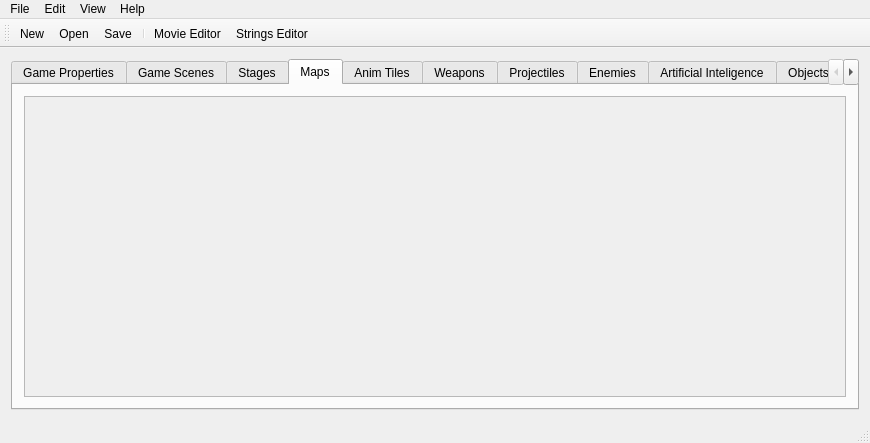
<?xml version="1.0" encoding="UTF-8"?>
<ui version="4.0">
 <class>MainWindow</class>
 <widget class="QMainWindow" name="MainWindow">
  <property name="geometry">
   <rect>
    <x>0</x>
    <y>0</y>
    <width>870</width>
    <height>443</height>
   </rect>
  </property>
  <property name="sizePolicy">
   <sizepolicy hsizetype="Expanding" vsizetype="Expanding">
    <horstretch>0</horstretch>
    <verstretch>0</verstretch>
   </sizepolicy>
  </property>
  <property name="maximumSize">
   <size>
    <width>16777215</width>
    <height>16777215</height>
   </size>
  </property>
  <property name="windowTitle">
   <string>Movie Editor</string>
  </property>
  <widget class="QWidget" name="centralWidget">
   <property name="sizePolicy">
    <sizepolicy hsizetype="Maximum" vsizetype="Maximum">
     <horstretch>0</horstretch>
     <verstretch>0</verstretch>
    </sizepolicy>
   </property>
   <layout class="QGridLayout" name="gridLayout">
    <item row="0" column="0">
     <widget class="QTabWidget" name="tabWidget">
      <property name="sizePolicy">
       <sizepolicy hsizetype="Expanding" vsizetype="Expanding">
        <horstretch>0</horstretch>
        <verstretch>0</verstretch>
       </sizepolicy>
      </property>
      <property name="currentIndex">
       <number>3</number>
      </property>
      <widget class="QWidget" name="game_tab">
       <attribute name="title">
        <string>Game Properties</string>
       </attribute>
       <layout class="QGridLayout" name="gridLayout_16">
        <item row="0" column="0">
         <widget class="QScrollArea" name="gamePropertiesScrollarea">
          <property name="widgetResizable">
           <bool>true</bool>
          </property>
          <widget class="QWidget" name="GamePropertiesScrollareaContents">
           <property name="geometry">
            <rect>
             <x>0</x>
             <y>0</y>
             <width>828</width>
             <height>276</height>
            </rect>
           </property>
          </widget>
         </widget>
        </item>
       </layout>
      </widget>
      <widget class="QWidget" name="tab">
       <attribute name="title">
        <string>Game Scenes</string>
       </attribute>
       <layout class="QGridLayout" name="gridLayout_3">
        <item row="0" column="0">
         <widget class="QScrollArea" name="gameScenes_scrollArea">
          <property name="widgetResizable">
           <bool>true</bool>
          </property>
          <widget class="QWidget" name="scrollAreaWidgetContents_8">
           <property name="geometry">
            <rect>
             <x>0</x>
             <y>0</y>
             <width>828</width>
             <height>276</height>
            </rect>
           </property>
          </widget>
         </widget>
        </item>
       </layout>
      </widget>
      <widget class="QWidget" name="stage_tab">
       <attribute name="title">
        <string>Stages</string>
       </attribute>
       <layout class="QGridLayout" name="gridLayout_5">
        <item row="0" column="0">
         <widget class="QScrollArea" name="StagesScrollarea">
          <property name="widgetResizable">
           <bool>true</bool>
          </property>
          <widget class="QWidget" name="scrollAreaWidgetContents">
           <property name="geometry">
            <rect>
             <x>0</x>
             <y>0</y>
             <width>828</width>
             <height>276</height>
            </rect>
           </property>
          </widget>
         </widget>
        </item>
       </layout>
      </widget>
      <widget class="QWidget" name="maps_tab">
       <attribute name="title">
        <string>Maps</string>
       </attribute>
       <layout class="QGridLayout" name="gridLayout_17">
        <item row="0" column="0">
         <widget class="QScrollArea" name="MapScrollArea">
          <property name="widgetResizable">
           <bool>true</bool>
          </property>
          <widget class="QWidget" name="scrollAreaWidgetContents_2">
           <property name="geometry">
            <rect>
             <x>0</x>
             <y>0</y>
             <width>828</width>
             <height>276</height>
            </rect>
           </property>
          </widget>
         </widget>
        </item>
       </layout>
      </widget>
      <widget class="QWidget" name="anim_blocks_tab">
       <attribute name="title">
        <string>Anim Tiles</string>
       </attribute>
       <layout class="QGridLayout" name="gridLayout_4">
        <item row="0" column="0">
         <widget class="QScrollArea" name="anim_tab_scrollArea">
          <property name="widgetResizable">
           <bool>true</bool>
          </property>
          <widget class="QWidget" name="scrollAnimContents">
           <property name="geometry">
            <rect>
             <x>0</x>
             <y>0</y>
             <width>828</width>
             <height>276</height>
            </rect>
           </property>
          </widget>
         </widget>
        </item>
       </layout>
      </widget>
      <widget class="QWidget" name="weapon_edit_tab">
       <attribute name="title">
        <string>Weapons</string>
       </attribute>
       <layout class="QHBoxLayout" name="horizontalLayout_8">
        <item>
         <widget class="QScrollArea" name="WeaponScrollArea">
          <property name="widgetResizable">
           <bool>true</bool>
          </property>
          <widget class="QWidget" name="scrollAreaWidgetContents_3">
           <property name="geometry">
            <rect>
             <x>0</x>
             <y>0</y>
             <width>828</width>
             <height>276</height>
            </rect>
           </property>
          </widget>
         </widget>
        </item>
       </layout>
      </widget>
      <widget class="QWidget" name="tab_projectiles">
       <attribute name="title">
        <string>Projectiles</string>
       </attribute>
       <layout class="QVBoxLayout" name="verticalLayout_2">
        <item>
         <widget class="QScrollArea" name="ProjectileScrollArea">
          <property name="widgetResizable">
           <bool>true</bool>
          </property>
          <widget class="QWidget" name="scrollAreaWidgetContents_4">
           <property name="geometry">
            <rect>
             <x>0</x>
             <y>0</y>
             <width>828</width>
             <height>276</height>
            </rect>
           </property>
          </widget>
         </widget>
        </item>
       </layout>
      </widget>
      <widget class="QWidget" name="npc_tab">
       <attribute name="title">
        <string>Enemies</string>
       </attribute>
       <layout class="QGridLayout" name="gridLayout_11">
        <item row="0" column="0">
         <widget class="QScrollArea" name="NPCScrollArea">
          <property name="widgetResizable">
           <bool>true</bool>
          </property>
          <widget class="QWidget" name="scrollAreaWidgetContents_5">
           <property name="geometry">
            <rect>
             <x>0</x>
             <y>0</y>
             <width>828</width>
             <height>276</height>
            </rect>
           </property>
          </widget>
         </widget>
        </item>
       </layout>
      </widget>
      <widget class="QWidget" name="ai_tab">
       <attribute name="title">
        <string>Artificial Inteligence</string>
       </attribute>
       <layout class="QGridLayout" name="gridLayout_12">
        <item row="0" column="0">
         <widget class="QScrollArea" name="AIScrollArea">
          <property name="widgetResizable">
           <bool>true</bool>
          </property>
          <widget class="QWidget" name="scrollAreaWidgetContents_6">
           <property name="geometry">
            <rect>
             <x>0</x>
             <y>0</y>
             <width>828</width>
             <height>276</height>
            </rect>
           </property>
          </widget>
         </widget>
        </item>
       </layout>
      </widget>
      <widget class="QWidget" name="object_tab">
       <attribute name="title">
        <string>Objects</string>
       </attribute>
       <layout class="QGridLayout" name="gridLayout_14">
        <item row="0" column="0">
         <widget class="QScrollArea" name="ObjectScrollArea">
          <property name="widgetResizable">
           <bool>true</bool>
          </property>
          <widget class="QWidget" name="scrollAreaWidgetContents_7">
           <property name="geometry">
            <rect>
             <x>0</x>
             <y>0</y>
             <width>828</width>
             <height>276</height>
            </rect>
           </property>
          </widget>
         </widget>
        </item>
       </layout>
      </widget>
      <widget class="QWidget" name="player_tab">
       <attribute name="title">
        <string>Player Edit</string>
       </attribute>
       <layout class="QGridLayout" name="gridLayout_18">
        <item row="0" column="0">
         <widget class="QScrollArea" name="PlayerScrollArea">
          <property name="widgetResizable">
           <bool>true</bool>
          </property>
          <widget class="QWidget" name="scrollAreaWidgetContents_9">
           <property name="geometry">
            <rect>
             <x>0</x>
             <y>0</y>
             <width>828</width>
             <height>276</height>
            </rect>
           </property>
          </widget>
         </widget>
        </item>
       </layout>
      </widget>
      <widget class="QWidget" name="armor_tab">
       <attribute name="title">
        <string>Armor Pieces</string>
       </attribute>
       <layout class="QGridLayout" name="gridLayout_2">
        <item row="0" column="0">
         <widget class="QScrollArea" name="armorScrollArea">
          <property name="widgetResizable">
           <bool>true</bool>
          </property>
          <widget class="QWidget" name="scrollAreaWidgetContents_10">
           <property name="geometry">
            <rect>
             <x>0</x>
             <y>0</y>
             <width>828</width>
             <height>276</height>
            </rect>
           </property>
          </widget>
         </widget>
        </item>
       </layout>
      </widget>
     </widget>
    </item>
   </layout>
  </widget>
  <widget class="QToolBar" name="mainToolBar">
   <attribute name="toolBarArea">
    <enum>TopToolBarArea</enum>
   </attribute>
   <attribute name="toolBarBreak">
    <bool>false</bool>
   </attribute>
   <addaction name="actionNew"/>
   <addaction name="actionOpen"/>
   <addaction name="actionSave"/>
   <addaction name="separator"/>
   <addaction name="actionMovie_Editor"/>
   <addaction name="actionStrings_Editor"/>
  </widget>
  <widget class="QStatusBar" name="statusBar"/>
  <widget class="QMenuBar" name="menuBar">
   <property name="geometry">
    <rect>
     <x>0</x>
     <y>0</y>
     <width>870</width>
     <height>27</height>
    </rect>
   </property>
   <widget class="QMenu" name="menuFILE">
    <property name="title">
     <string>File</string>
    </property>
    <addaction name="actionNew"/>
    <addaction name="actionOpen"/>
    <addaction name="actionSave"/>
    <addaction name="actionRun_Stage_2"/>
    <addaction name="actionSwap_Maps"/>
    <addaction name="actionReset_Stage_Links"/>
    <addaction name="actionReset_Map"/>
    <addaction name="separator"/>
    <addaction name="actionScenes_Editor"/>
    <addaction name="actionImage_Browser"/>
    <addaction name="separator"/>
    <addaction name="actionQuit"/>
   </widget>
   <widget class="QMenu" name="menuHelp">
    <property name="title">
     <string>Help</string>
    </property>
    <addaction name="actionAbout"/>
   </widget>
   <widget class="QMenu" name="menuEdit">
    <property name="title">
     <string>Edit</string>
    </property>
    <addaction name="actionCopy"/>
    <addaction name="actionPaste"/>
    <addaction name="separator"/>
    <addaction name="actionShift_Down"/>
    <addaction name="actionShift_Up"/>
   </widget>
   <widget class="QMenu" name="menuView">
    <property name="title">
     <string>View</string>
    </property>
    <widget class="QMenu" name="menuZoom">
     <property name="title">
      <string>Zoom</string>
     </property>
     <addaction name="actionZoomOne"/>
     <addaction name="actionZoomTwo"/>
     <addaction name="actionZoomThree"/>
    </widget>
    <widget class="QMenu" name="menuTheme">
     <property name="title">
      <string>Theme</string>
     </property>
     <addaction name="actionDark"/>
     <addaction name="actionDefault"/>
    </widget>
    <addaction name="menuZoom"/>
    <addaction name="actionGRID"/>
    <addaction name="actionObjects"/>
    <addaction name="actionNPCs"/>
    <addaction name="actionTeleporters"/>
    <addaction name="actionShowTileset"/>
    <addaction name="actionShow_Rects"/>
    <addaction name="menuTheme"/>
   </widget>
   <addaction name="menuFILE"/>
   <addaction name="menuEdit"/>
   <addaction name="menuView"/>
   <addaction name="menuHelp"/>
  </widget>
  <action name="actionAbout">
   <property name="text">
    <string>About</string>
   </property>
  </action>
  <action name="actionCopy">
   <property name="text">
    <string>Copy</string>
   </property>
   <property name="shortcut">
    <string>Ctrl+V</string>
   </property>
  </action>
  <action name="actionPaste">
   <property name="text">
    <string>Paste</string>
   </property>
   <property name="shortcut">
    <string>Ctrl+V</string>
   </property>
  </action>
  <action name="actionNew">
   <property name="enabled">
    <bool>true</bool>
   </property>
   <property name="icon">
    <iconset>
     <normalon>:/toolbar_icons/New</normalon>
    </iconset>
   </property>
   <property name="text">
    <string>New</string>
   </property>
   <property name="toolTip">
    <string>New Game</string>
   </property>
   <property name="shortcut">
    <string>Ctrl+N</string>
   </property>
  </action>
  <action name="actionOpen">
   <property name="enabled">
    <bool>true</bool>
   </property>
   <property name="icon">
    <iconset resource="resources/icons/icons.qrc">
     <normaloff>:/toolbar_icons/Open</normaloff>
     <normalon>:/toolbar_icons/Save</normalon>:/toolbar_icons/Open</iconset>
   </property>
   <property name="text">
    <string>Open</string>
   </property>
   <property name="shortcut">
    <string>Ctrl+O</string>
   </property>
  </action>
  <action name="actionQuit">
   <property name="text">
    <string>Quit</string>
   </property>
   <property name="shortcut">
    <string>Ctrl+Q</string>
   </property>
  </action>
  <action name="actionSave">
   <property name="icon">
    <iconset resource="resources/icons/icons.qrc">
     <normaloff>:/toolbar_icons/Save</normaloff>:/toolbar_icons/Save</iconset>
   </property>
   <property name="text">
    <string>Save</string>
   </property>
   <property name="shortcut">
    <string>Ctrl+S</string>
   </property>
  </action>
  <action name="actionAdd">
   <property name="icon">
    <iconset resource="resources/icons/icons.qrc">
     <normaloff>:/toolbar_icons/list-add.png</normaloff>:/toolbar_icons/list-add.png</iconset>
   </property>
   <property name="text">
    <string>Add</string>
   </property>
  </action>
  <action name="actionLayer_Level">
   <property name="icon">
    <iconset resource="resources/icons/icons.qrc">
     <normaloff>:/toolbar_icons/format-list-ordered.png</normaloff>:/toolbar_icons/format-list-ordered.png</iconset>
   </property>
   <property name="text">
    <string>Layer Level</string>
   </property>
   <property name="toolTip">
    <string>Layer Level</string>
   </property>
  </action>
  <action name="actionReset_Map">
   <property name="icon">
    <iconset resource="resources/icons/icons.qrc">
     <normaloff>:/toolbar_icons/archive-remove.png</normaloff>:/toolbar_icons/archive-remove.png</iconset>
   </property>
   <property name="text">
    <string>Reset Map</string>
   </property>
   <property name="toolTip">
    <string>Clear all map tiles</string>
   </property>
  </action>
  <action name="actionSwap_Maps">
   <property name="text">
    <string>Swap Stages</string>
   </property>
  </action>
  <action name="actionScenes_Editor">
   <property name="text">
    <string>Movie Editor</string>
   </property>
  </action>
  <action name="actionShift_Down">
   <property name="text">
    <string>Shift Down</string>
   </property>
  </action>
  <action name="actionShift_Up">
   <property name="text">
    <string>Shift Up</string>
   </property>
  </action>
  <action name="actionObjects">
   <property name="checkable">
    <bool>true</bool>
   </property>
   <property name="checked">
    <bool>true</bool>
   </property>
   <property name="text">
    <string>Objects</string>
   </property>
  </action>
  <action name="actionNPCs">
   <property name="checkable">
    <bool>true</bool>
   </property>
   <property name="checked">
    <bool>true</bool>
   </property>
   <property name="text">
    <string>Enemies</string>
   </property>
  </action>
  <action name="actionTeleporters">
   <property name="checkable">
    <bool>true</bool>
   </property>
   <property name="checked">
    <bool>true</bool>
   </property>
   <property name="text">
    <string>Teleporters</string>
   </property>
  </action>
  <action name="actionImage_Browser">
   <property name="text">
    <string>Image Browser</string>
   </property>
  </action>
  <action name="actionMovie_Editor">
   <property name="icon">
    <iconset resource="resources/icons/icons.qrc">
     <normaloff>:/toolbar_icons/insert-image.png</normaloff>:/toolbar_icons/insert-image.png</iconset>
   </property>
   <property name="text">
    <string>Movie Editor</string>
   </property>
  </action>
  <action name="actionStrings_Editor">
   <property name="icon">
    <iconset resource="resources/icons/icons.qrc">
     <normaloff>:/toolbar_icons/draw-text.png</normaloff>:/toolbar_icons/draw-text.png</iconset>
   </property>
   <property name="text">
    <string>Strings Editor</string>
   </property>
  </action>
  <action name="actionReset_Stage_Links">
   <property name="icon">
    <iconset resource="resources/icons/icons.qrc">
     <normaloff>:/toolbar_icons/dialog-warning.png</normaloff>:/toolbar_icons/dialog-warning.png</iconset>
   </property>
   <property name="text">
    <string>Reset Stage Links</string>
   </property>
   <property name="toolTip">
    <string>Remove All Map Links</string>
   </property>
  </action>
  <action name="actionZoomOne">
   <property name="text">
    <string>One</string>
   </property>
  </action>
  <action name="actionZoomTwo">
   <property name="text">
    <string>Two</string>
   </property>
  </action>
  <action name="actionZoomThree">
   <property name="text">
    <string>Three</string>
   </property>
  </action>
  <action name="actionGRID">
   <property name="checkable">
    <bool>true</bool>
   </property>
   <property name="checked">
    <bool>true</bool>
   </property>
   <property name="text">
    <string>Grid</string>
   </property>
  </action>
  <action name="actionRun_Stage_2">
   <property name="icon">
    <iconset resource="resources/icons/icons.qrc">
     <normaloff>:/toolbar_icons/arrow-right.png</normaloff>:/toolbar_icons/arrow-right.png</iconset>
   </property>
   <property name="text">
    <string>Run Stage</string>
   </property>
   <property name="shortcut">
    <string>Ctrl+R</string>
   </property>
  </action>
  <action name="actionDark">
   <property name="text">
    <string>Dark</string>
   </property>
  </action>
  <action name="actionDefault">
   <property name="text">
    <string>Default</string>
   </property>
  </action>
  <action name="actionShowTileset">
   <property name="checkable">
    <bool>true</bool>
   </property>
   <property name="checked">
    <bool>true</bool>
   </property>
   <property name="text">
    <string>Tileset</string>
   </property>
  </action>
  <action name="actionShow_Rects">
   <property name="checkable">
    <bool>true</bool>
   </property>
   <property name="text">
    <string>Show Rects</string>
   </property>
  </action>
 </widget>
 <layoutdefault spacing="6" margin="11"/>
 <resources>
  <include location="resources/icons/icons.qrc"/>
  <include location="resources/icons/icons.qrc"/>
 </resources>
 <connections/>
</ui>
